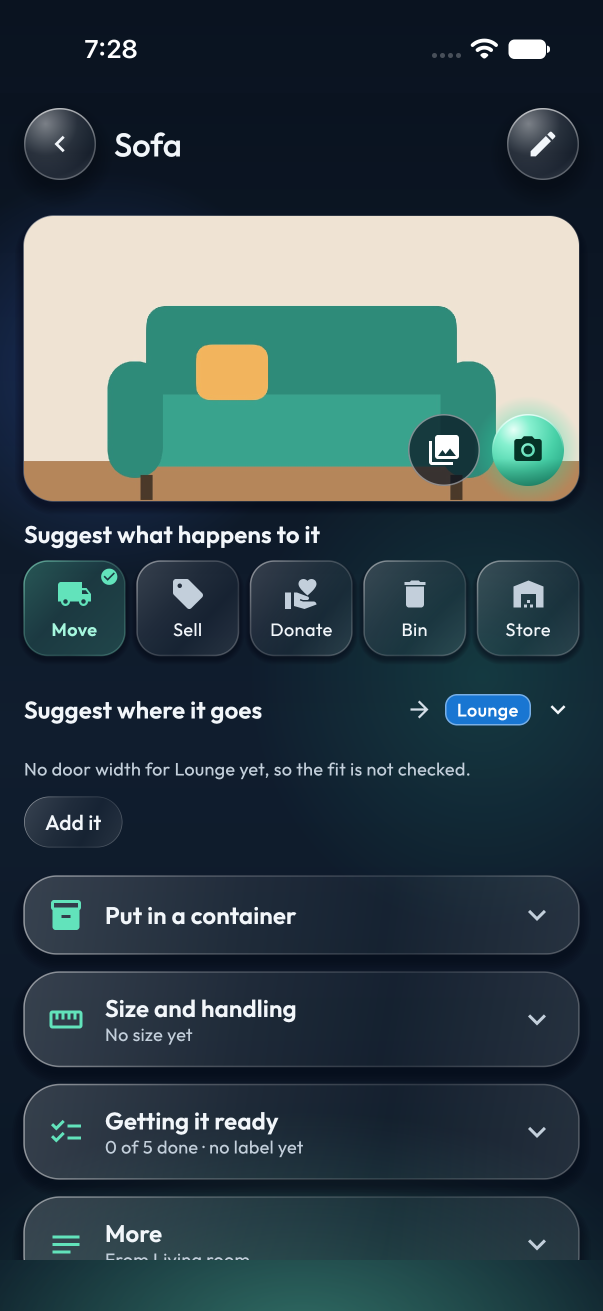
#> input picture item-photo.png, 1206 x 2622 px (shown at 1/2 size)
$ python -i sheets.py   (imports and definitions only)
#> lines starting #> are read from the running program, lines starting #| are printed output that depends on the picture; after the words box and inside, x2 and y2 are one past the last pixel; in counts of white or black regions, pixels touching at a corner belong together
#> further down, picture is the input picture: PIL image 1206x2622 RGB; mean R, G, B 55.6, 72.9, 78.8
"""Contact sheets from the pictures the audit tests write. See tools/audit.sh.

    python3 tools/sheets.py                 every sheet
    python3 tools/sheets.py people,sync     only these screens (names are routes with / replaced by _)

Reads app/build/audit/ and writes app/build/audit/sheets/:
    tall-N.png            whole screens, top to bottom       (AuditShotsTest)
    fold-N.png            what a phone shows on opening      (AuditShotsTest)
    empty-N.png           the same screens with no data yet  (AuditShotsTest)
    dialogs-N.png         dialogs, menus, the camera views   (AuditShotsTest)
    roles-<who>-N.png     every screen as one kind of person sees it (RoleWalkTest),
                          when app/build/audit/roles/ is there
Only the sheets folder is rewritten; the pictures themselves, the roles folder
included, are left alone.
"""
import pathlib
import sys

from PIL import Image, ImageChops, ImageDraw

ROOT = pathlib.Path(__file__).resolve().parent.parent / "app" / "build" / "audit"

# The order screens are laid out in: the journey of a move, then the people screens, then the variants.
# A picture whose name is not listed here is still put on a sheet, after these.
ORDER = [
    "home", "overview", "items", "item_wardrobe", "item_fridge", "item_sofa", "item_table", "item_mirror", "item_bike",
    "walk", "triage", "plan", "disposal", "electronics",
    "boxes", "box_box1", "box_box2", "box_box5", "pack", "labels", "lists", "packorder", "tasks",
    "moveday", "load", "unload", "reconcile", "sweep", "records_ORIGIN", "records_DEST", "unpack", "budget", "reports",
    "rooms", "more", "sync", "settings", "search", "search_results", "scan", "scan_typing",
    "people", "people_add", "person", "person_sam", "person_priya", "person_tom", "person_gran", "person_alex",
    "approvals", "approvals_selected", "approvals_decline", "activity",
    "home_decider", "approvals_decider", "people_decider", "settings_decider", "sync_decider", "more_decider",
    "home_helper", "approvals_helper", "people_helper", "settings_helper", "sync_helper", "more_helper",
    "home_alone", "people_alone", "settings_alone",
    "setup", "setup_2", "setup_3", "setup_4", "setup_joined", "home_movers", "home_inventory",
    "home_nodate", "more_nodate", "settings_nodate",
]
only = [n for n in (sys.argv[1].split(",") if len(sys.argv) > 1 and sys.argv[1] else []) if n]
out = ROOT / "sheets"
# [3 lines not run here, left out]


def trim(im):
    """Cut the empty space below the content of a tall capture.

    The ground is a soft gradient with glows, not one flat colour, so "empty" means
    a row with no sharp step along it: content has edges, the ground has none.
    """
    grey = im.convert("L")
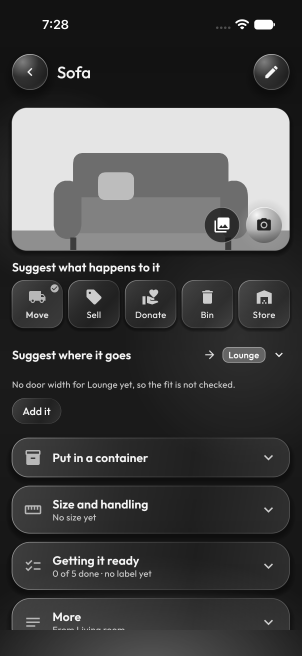
#> grey: PIL image 1206x2622 L (shown at 1/4 size); min 13, max 255, mean 68.4
    steps = ImageChops.difference(grey, ImageChops.offset(grey, 1, 0)).point(lambda v: 255 if v > 10 else 0)
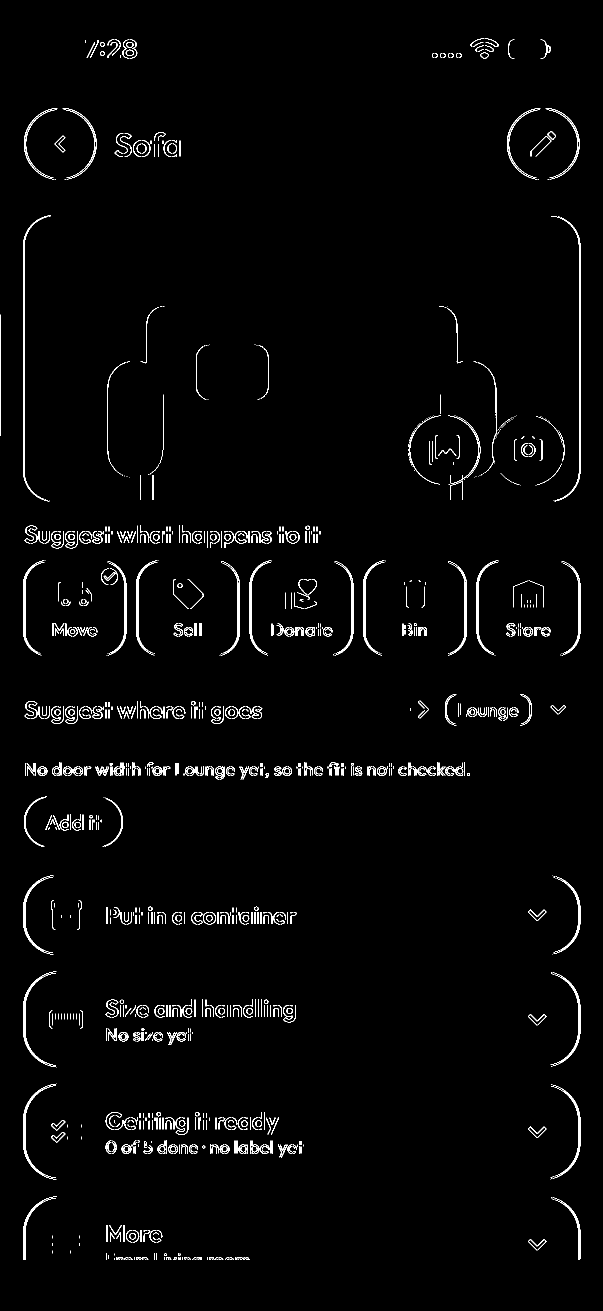
#> steps: PIL image 1206x2622 L (shown at 1/2 size); 2% white in thin lines or dots, all inside (x1, y1, x2, y2) = (0, 77, 1161, 2520)
    box = steps.crop((2, 0, im.width, im.height)).getbbox()
#> box = (44, 77, 1159, 2520)
    return im if not box else im.crop((0, 0, im.width, min(im.height, box[3] + 24)))
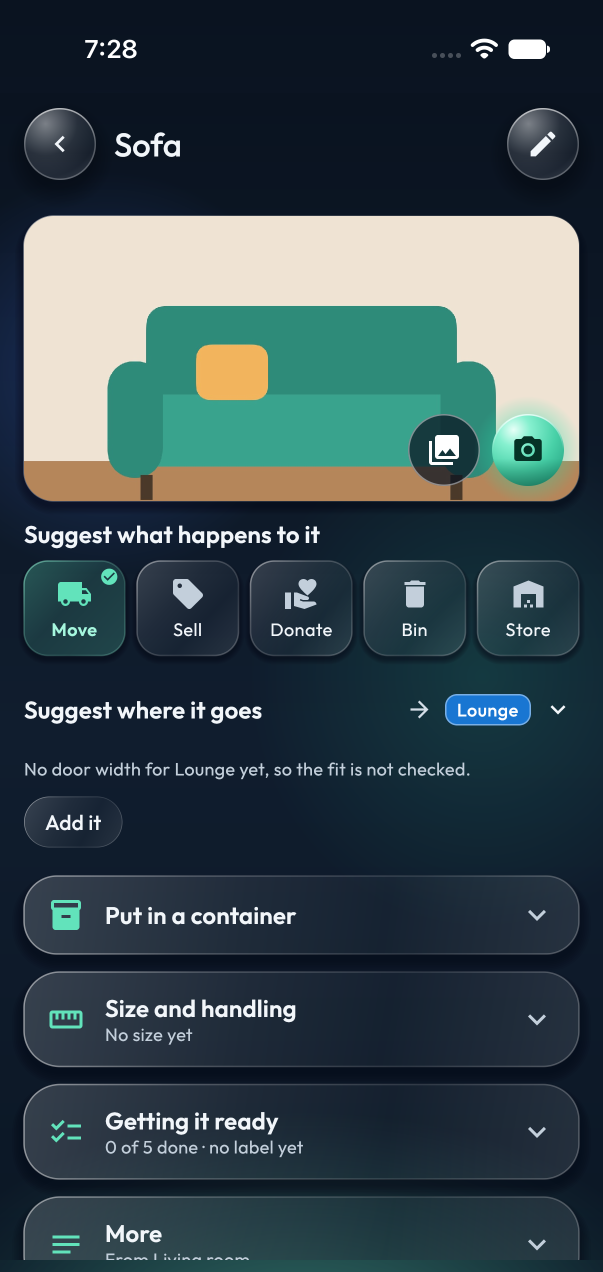
#> returned value: PIL image 1206x2544 RGB (shown at 1/2 size); mean R, G, B 56.3, 73, 79


# [31 lines left out: functions names_in, sheets, not called in this run]


# [11 lines not run here, left out]

>>> from PIL import Image
>>> picture = Image.open('../../item-photo.png')
>>> result = trim(picture)

$ run again, on camera.png
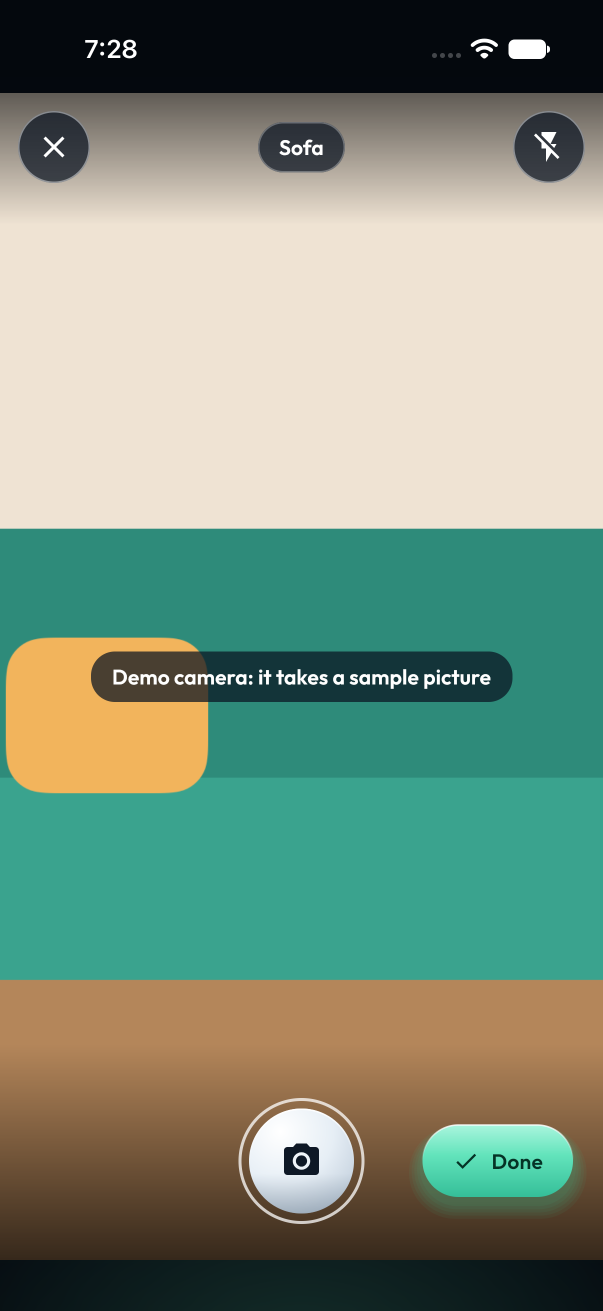
#> input picture camera.png, 1206 x 2622 px (shown at 1/2 size)
#> picture is the input picture: PIL image 1206x2622 RGB; mean R, G, B 125.1, 144.8, 125.9
#> in trim, `steps = ImageChops.difference(grey, ImageChops.offset(grey, 1, 0)).poi..`:
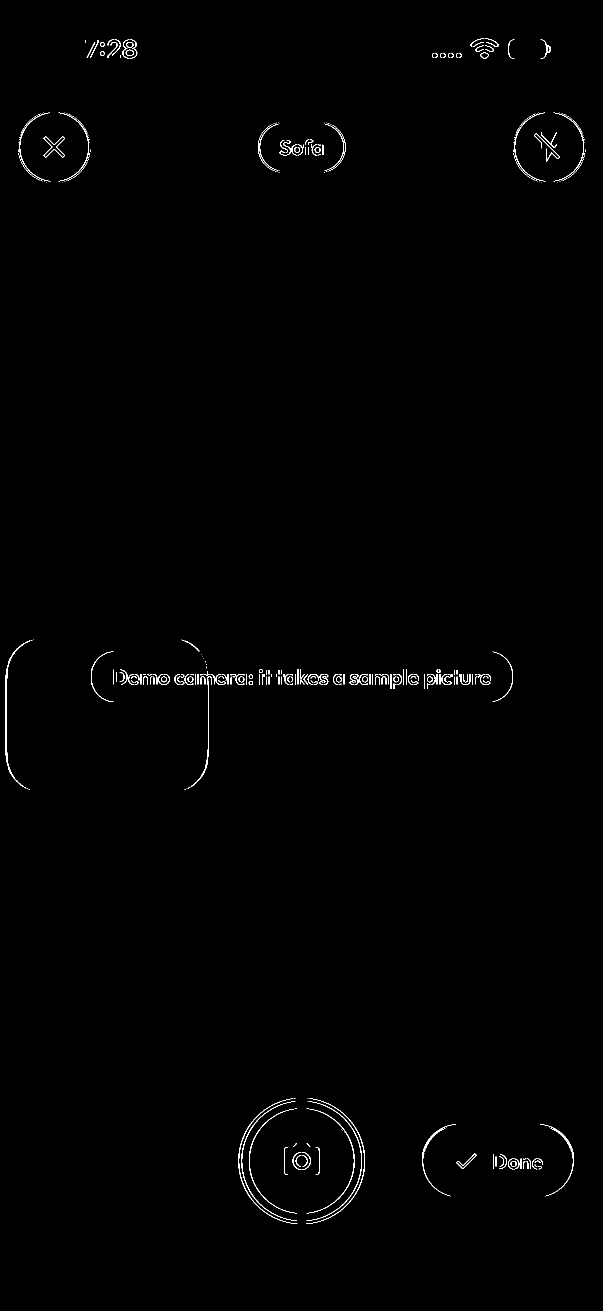
#> steps: PIL image 1206x2622 L (shown at 1/2 size); 0.53% white in thin lines or dots, all inside (x1, y1, x2, y2) = (11, 77, 1171, 2448)
#> box = (9, 77, 1169, 2448)
#> in trim, `return im if not box else im.crop((0, 0, im.width, min(im.height, box[..`:
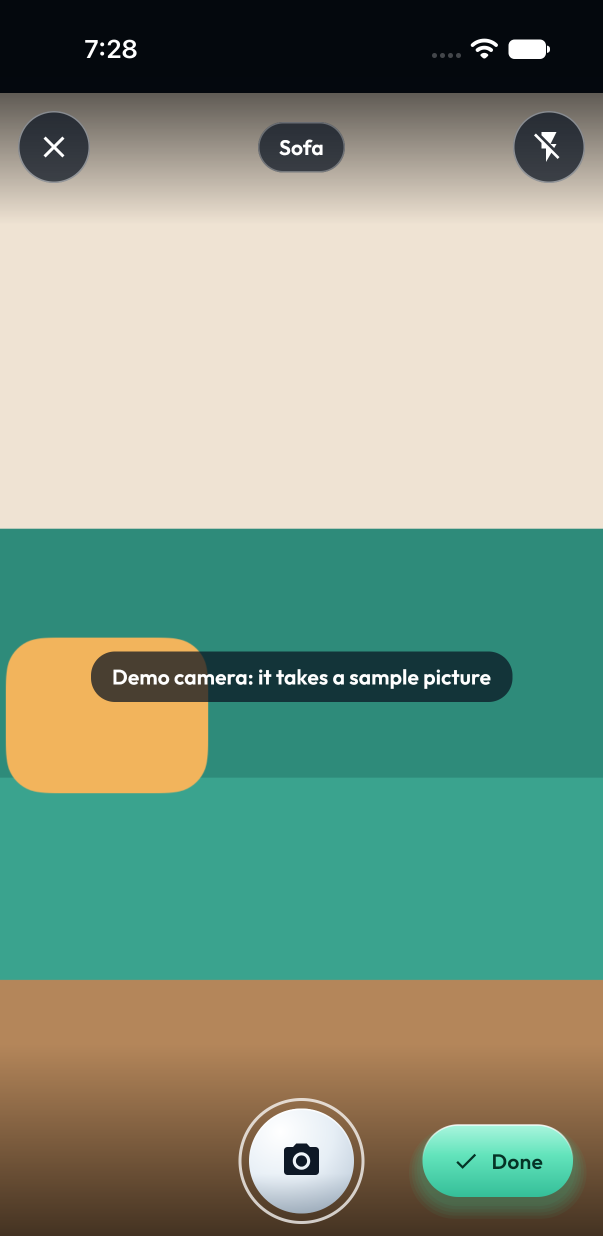
#> returned value: PIL image 1206x2472 RGB (shown at 1/2 size); mean R, G, B 131, 151.6, 131.7
